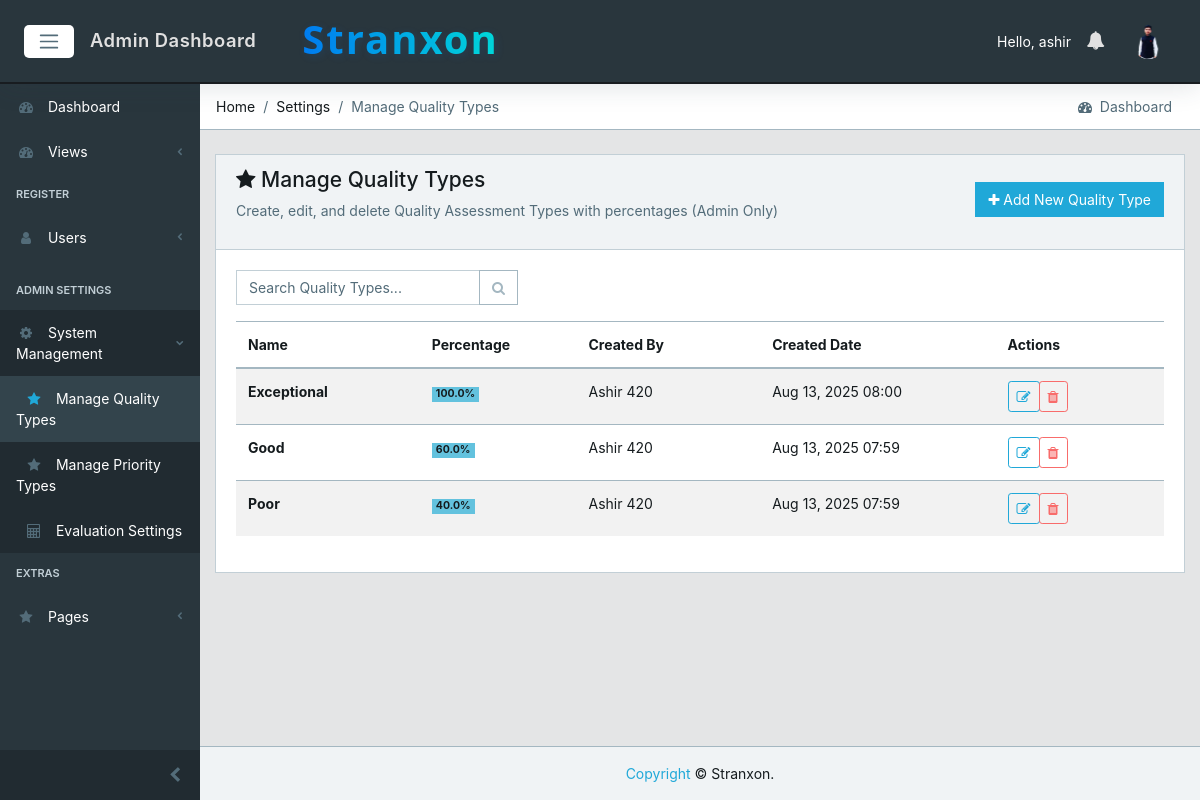
Before: /settings/quality-types/ (signed in) with the older database file.
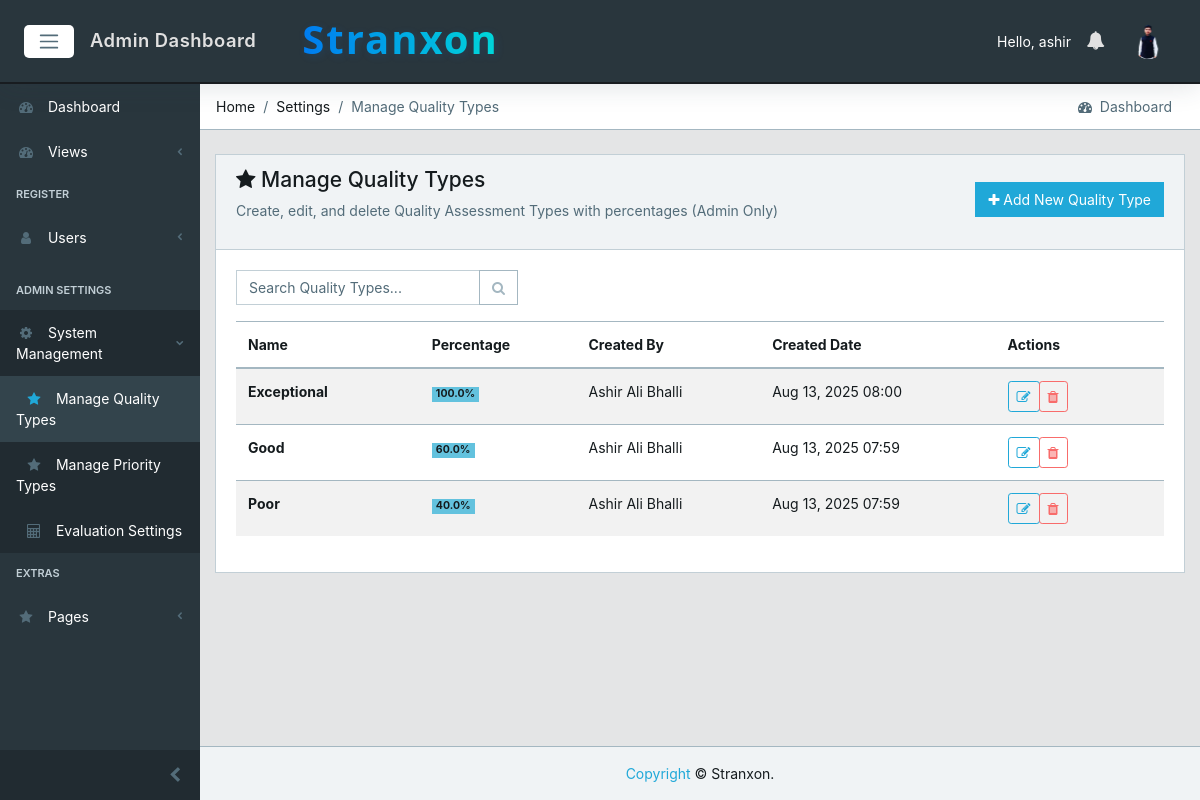
After: the same page with the newer database file.
### core/models.py (models this page shows, shortened)
class QualityType(models.Model):
    name = models.CharField(max_length=100)
    percentage = models.FloatField(
        validators=[MinValueValidator(0), MaxValueValidator(100)],
        default=0,
        verbose_name="Percentage",
        help_text="Quality type percentage (0-100)"
    )
    description = models.TextField(
        blank=True,
        verbose_name="Description",
        help_text="Description of this quality level"
    )
    is_active = models.BooleanField(
        default=True,
        verbose_name="Active",
        help_text="Whether this quality type is available for use"
    )
    sort_order = models.IntegerField(
        default=0,
        verbose_name="Sort Order",
        help_text="Order in which quality types are displayed"
    )
    created_at = models.DateTimeField(auto_now_add=True)
    created_by = models.ForeignKey(CustomUser, on_delete=models.SET_NULL, null=True, blank=True)
    class Meta:
        verbose_name = "Quality Type"
        verbose_name_plural = "Quality Types"
        ordering = ['sort_order', 'name']

class CustomUser(AbstractUser):
    email = models.EmailField(unique=True)  # Make email unique for authentication
    user_type = models.CharField(max_length=15, choices=USER_TYPE_CHOICES, db_index=True)
    designation = models.CharField(max_length=100, blank=True, null=True)
    created_by = models.ForeignKey('self', on_delete=models.SET_NULL, null=True, blank=True, related_name='created_users')
    created_date = models.DateField(auto_now_add=True)
    created_time = models.TimeField(auto_now_add=True)
    under_supervision = models.ForeignKey('self', on_delete=models.SET_NULL, null=True, blank=True, related_name='supervised_users')
    avatar = models.ImageField(upload_to='core/avatar', blank=True, null=True)
    @property
    def avatar_url(self):
        try:
            if self.avatar:
                url = getattr(self.avatar, 'url', None)
                if url and ('cloudinary' in url or 'res.cloudinary.com' in url):
                    return url
                avatar_path = getattr(self.avatar, 'path', None)
                if avatar_path and os.path.isfile(avatar_path) and url:
                    return url
        except Exception:
            pass
        return static('core/img/avatar/blank_profile.png')

### core/views.py (the view)
# urls.py: path('settings/quality-types/', views.QualityTypeListView.as_view(), name='qualitytype-list'),
class QualityTypeListView(LoginRequiredMixin, AdminRequiredMixin, ListView):
    model = QualityType
    template_name = 'core/qualitytype_list.html'
    context_object_name = 'quality_types'
    ordering = ['name']
    paginate_by = 10
    def get_queryset(self):
        queryset = super().get_queryset()
        search_query = self.request.GET.get('search', '')
        if search_query:
            queryset = queryset.filter(name__icontains=search_query)
        return queryset
    def get_context_data(self, **kwargs):
        context = super().get_context_data(**kwargs)
        context['search_query'] = self.request.GET.get('search', '')
        return context

### core/context_processors.py (called while the page is built)
def logged_user_processor(request):
    if request.user.is_authenticated:
        try:
            logged_user = CustomUser.objects.select_related('under_supervision').get(id=request.user.id)
            return {'logged_user': logged_user}
        except CustomUser.DoesNotExist:
            return {'logged_user': None}
    return {'logged_user': None}

def notifications_processor(request):
    if request.user.is_authenticated:
        cache_key = f"unread_count:{request.user.id}"
        unread_count = cache.get(cache_key)
        if unread_count is None:
            unread_count = Notification.objects.filter(recipient=request.user, read=False).count()
            cache.set(cache_key, unread_count, 15)  # short cache to keep badges fresh
        unread_notifications = (
            Notification.objects.select_related('sender')
            .filter(recipient=request.user, read=False)
            .order_by('-created_at')[:10]
        )
        return {
            'unread_notifications': unread_notifications,
            'unread_count': unread_count,
        }
    return {'unread_notifications': [], 'unread_count': 0}

### core/templates/core/qualitytype_list.html (shortened to what this page needs)
{% extends 'core/base.html' %}
{% load static %}
{% block breadcrumb %}
        <li class="breadcrumb-item">Home</li>
        <li class="breadcrumb-item">Settings</li>
        <li class="breadcrumb-item active">Manage Quality Types</li>
{% endblock breadcrumb%}
{% block content %}
<div class="container">
  <div class="row">
    <div class="col-12">
      <div class="card">
        <div class="card-header d-md-flex justify-content-between align-items-center">
          <div>
            <h4><i class="fa fa-star"></i> Manage Quality Types</h4>
            <p class="text-muted">Create, edit, and delete Quality Assessment Types with percentages (Admin Only)</p>
          </div>
          <a href="{% url 'core:qualitytype-create' %}" class="btn btn-primary">
            <i class="fa fa-plus"></i> Add New Quality Type
          </a>
        </div>
        <div class="card-body">
          <div class="row mb-3">
            <div class="col-md-6">
              <form method="get" class="form-inline">
                <div class="input-group">
                  <input type="text" name="search" class="form-control" placeholder="Search Quality Types..." value="{{ search_query }}">
                  <div class="input-group-append">
                    <button type="submit" class="btn btn-outline-secondary">
                      <i class="fa fa-search"></i>
                    </button>
                  </div>
                </div>
              </form>
            </div>
          </div>
          {% if quality_types %}
            <div class="table-responsive table-responsive-sm">
              <table class="table table-striped">
                <thead>
                  <tr>
                    <th class="text-nowrap" style="min-width:120px;">Name</th>
                    <th class="text-nowrap d-none d-sm-table-cell" style="min-width:100px;">Percentage</th>
                    <th class="text-nowrap d-none d-sm-table-cell" style="min-width:120px;">Created By</th>
                    <th class="text-nowrap d-none d-md-table-cell" style="min-width:130px;">Created Date</th>
                    <th class="text-nowrap" style="min-width:110px;">Actions</th>
                  </tr>
                </thead>
                <tbody>
                  {% for quality_type in quality_types %}
                    <tr>
                      <td class="text-nowrap" style="min-width:120px;">
                        <strong>{{ quality_type.name }}</strong>
                      </td>
                      <td class="text-nowrap d-none d-sm-table-cell" style="min-width:100px;">
                        <span class="badge badge-info">{{ quality_type.percentage }}%</span>
                      </td>
                      <td class="text-nowrap d-none d-sm-table-cell" style="min-width:120px;">
                        {% if quality_type.created_by %}
                          {{ quality_type.created_by.get_full_name }}
                        {% else %}
                          <span class="text-muted">System</span>
                        {% endif %}
                      </td>
                      <td class="text-nowrap d-none d-md-table-cell" style="min-width:130px;">{{ quality_type.created_at|date:"M d, Y H:i" }}</td>
                      <td class="text-nowrap" style="min-width:110px;">
                        <div class="btn-group btn-group-sm">
                          <a href="{% url 'core:qualitytype-edit' quality_type.pk %}" class="btn btn-outline-primary" title="Edit">
                            <i class="fa fa-edit"></i>
                          </a>
                          <a href="{% url 'core:qualitytype-delete' quality_type.pk %}" class="btn btn-outline-danger" title="Delete">
                            <i class="fa fa-trash"></i>
                          </a>
                        </div>
                      </td>
                    </tr>
                  {% endfor %}
                </tbody>
              </table>
            </div>
          {% endif %}
        </div>
      </div>
    </div>
  </div>
</div>
{% endblock %}

Changed rows visible on the page:
changed through a linked row, QualityType "Exceptional": created_by.get_full_name "Ashir 420" → "Ashir Ali Bhalli"
changed through a linked row, QualityType "Good": created_by.get_full_name "Ashir 420" → "Ashir Ali Bhalli"
changed through a linked row, QualityType "Poor": created_by.get_full_name "Ashir 420" → "Ashir Ali Bhalli"
